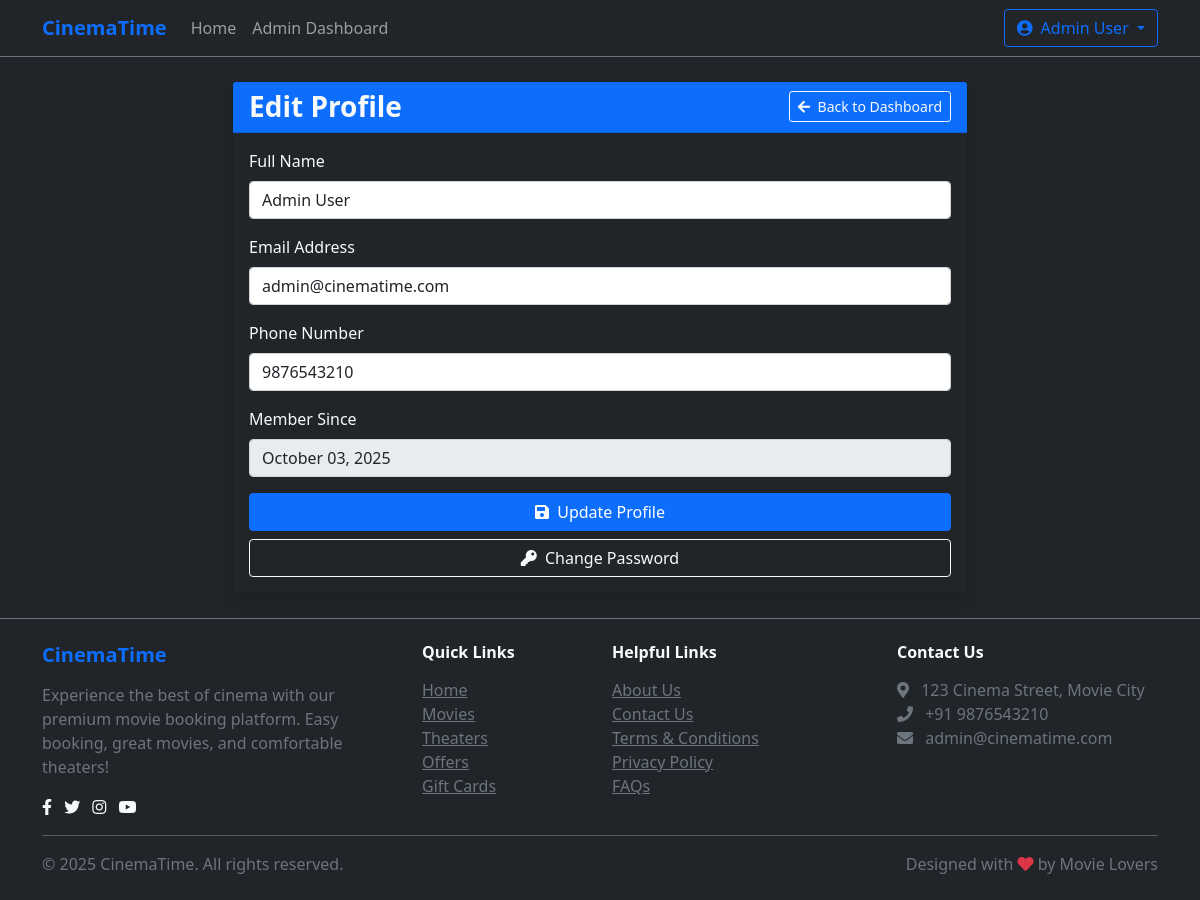
Page /frontend/profile.php (signed in) on the committed database.
### tables this page shows
CREATE TABLE users (
    id INT AUTO_INCREMENT PRIMARY KEY,
    name VARCHAR(100) NOT NULL,
    email VARCHAR(100) NOT NULL UNIQUE,
    phone VARCHAR(20) NOT NULL,
    password VARCHAR(255) NOT NULL,
    role TINYINT DEFAULT 0 COMMENT '0: User, 1: Admin',
    created_at DATETIME NOT NULL,
    updated_at DATETIME,
    last_login DATETIME
);

### frontend/profile.php (the view, shortened to what this page needs)
<?php
require_once '../config/config.php';
$errors = [];
try {
    $stmt = $pdo->prepare("SELECT * FROM users WHERE id = ?");
    $stmt->execute([$_SESSION['user_id']]);
    $user = $stmt->fetch();
} catch (PDOException $e) {
    $errors[] = "Error fetching user details: " . $e->getMessage();
}
require_once '../includes/header.php';
?>
<div class="container py-4">
    <div class="row justify-content-center">
        <div class="col-md-8">
            <div class="card bg-dark text-light shadow">
                <div class="card-header bg-primary">
                    <div class="d-flex justify-content-between align-items-center">
                        <h3 class="mb-0">Edit Profile</h3>
                        <a href="dashboard.php" class="btn btn-outline-light btn-sm">
                            <i class="fa fa-arrow-left me-1"></i> Back to Dashboard
                        </a>
                    </div>
                </div>
                <div class="card-body">
                    <form method="POST" action="<?= htmlspecialchars($_SERVER['PHP_SELF']) ?>">
                        <div class="mb-3">
                            <label for="name" class="form-label">Full Name</label>
                            <input type="text" class="form-control" id="name" name="name" value="<?= htmlspecialchars($user['name']) ?>" required>
                        </div>
                        <div class="mb-3">
                            <label for="email" class="form-label">Email Address</label>
                            <input type="email" class="form-control" id="email" name="email" value="<?= htmlspecialchars($user['email']) ?>" required>
                        </div>
                        <div class="mb-3">
                            <label for="phone" class="form-label">Phone Number</label>
                            <input type="tel" class="form-control" id="phone" name="phone" value="<?= htmlspecialchars($user['phone']) ?>" required>
                        </div>
                        <div class="mb-3">
                            <label for="created_at" class="form-label">Member Since</label>
                            <input type="text" class="form-control" id="created_at" value="<?= date('F d, Y', strtotime($user['created_at'])) ?>" readonly>
                        </div>
                        <div class="d-grid gap-2">
                            <button type="submit" class="btn btn-primary">
                                <i class="fa fa-save me-1"></i> Update Profile
                            </button>
                            <a href="change_password.php" class="btn btn-outline-light">
                                <i class="fa fa-key me-1"></i> Change Password
                            </a>
                        </div>
                    </form>
                </div>
            </div>
        </div>
    </div>
</div>
<?php require_once '../includes/footer.php'; ?>

### assets/css/style.css (style rules this page uses)
:root { --primary-color: #007bff; --primary-dark: #0056b3; --primary-light: #b8daff; --secondary-color: #6c757d; --dark-color: #212529; --light-color: #f8f9fa; --danger-color: #dc3545; --success-color: #28a745; --warning-color: #ffc107; --info-color: #17a2b8; --card-bg: #343a40; --body-bg: #121212; --border-color: #495057; --text-muted: #adb5bd; }
body { background-color: var(--body-bg); font-family: 'Segoe UI', Tahoma, Geneva, Verdana, sans-serif; min-height: 100vh; display: flex; flex-direction: column; }
h1, h2, h3, h4, h5, h6 { font-weight: 600; }

### rows in the picture
users: name "Admin User", email "admin@cinematime.com", phone "9876543210", created_at "October 03, 2025"

### other values in the picture
SITE_NAME "CinemaTime"
$_SESSION['user_name'] "Admin User"
ADMIN_EMAIL "admin@cinematime.com"
